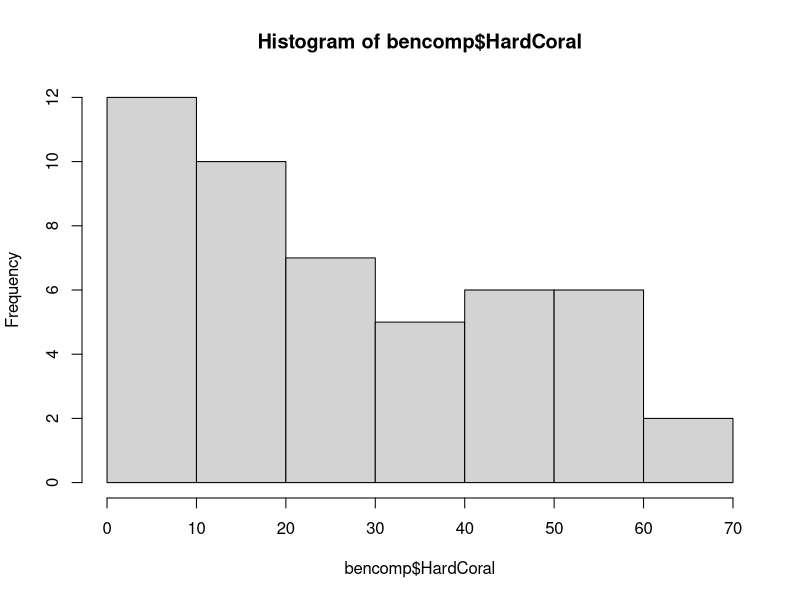
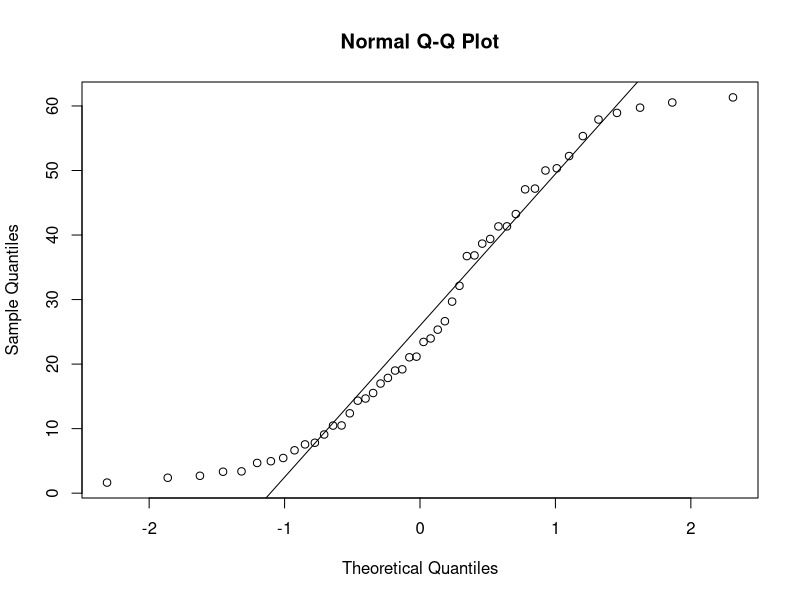
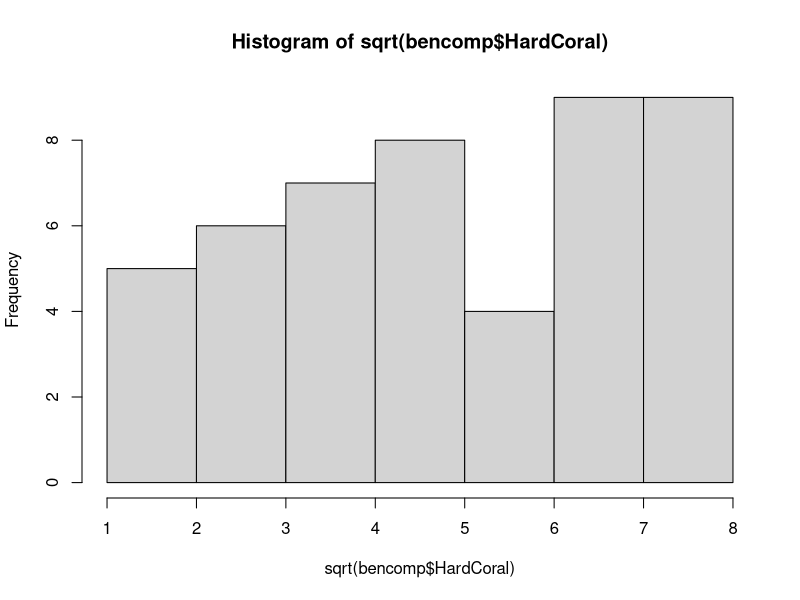
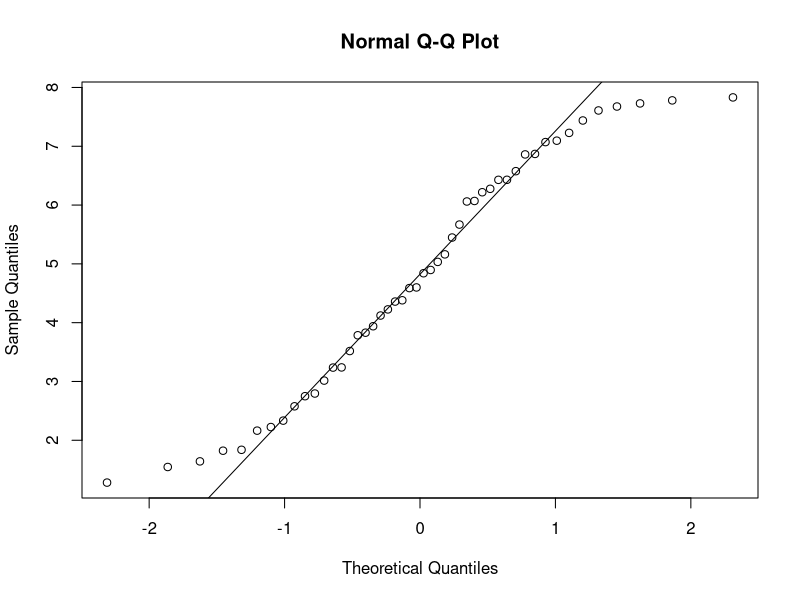
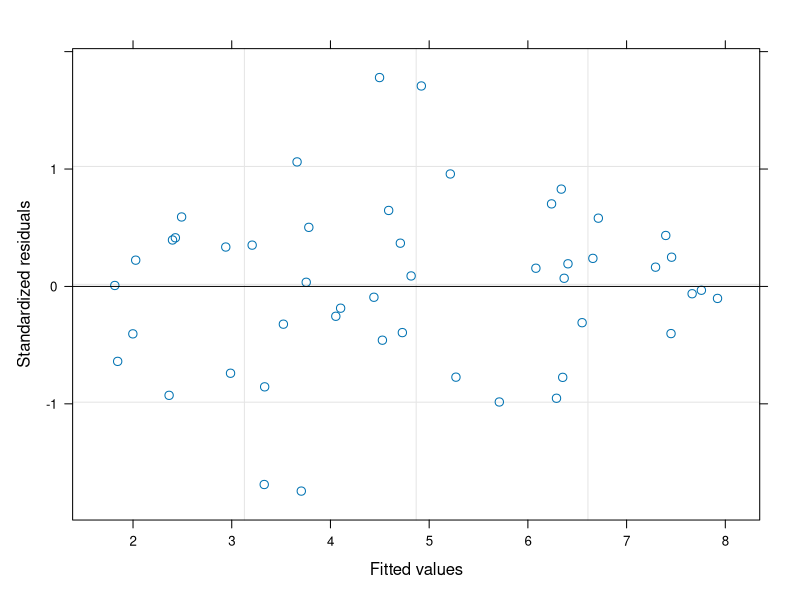
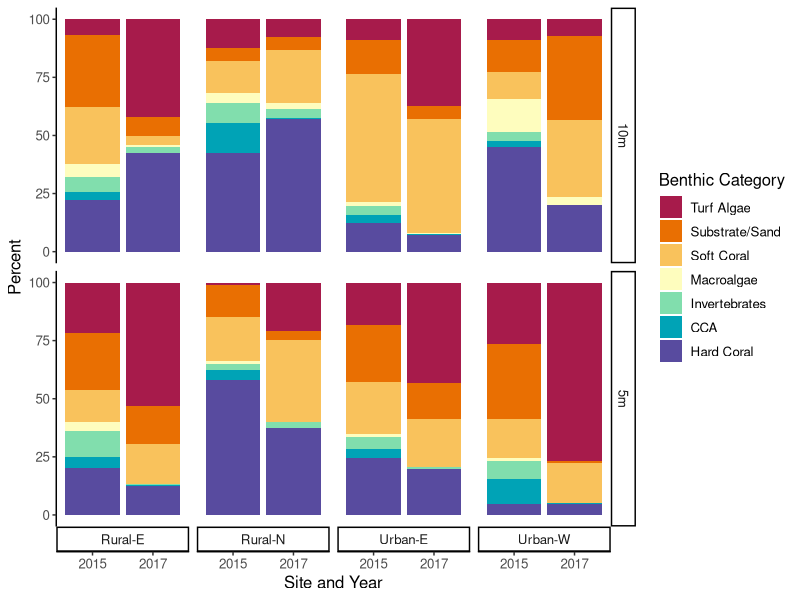
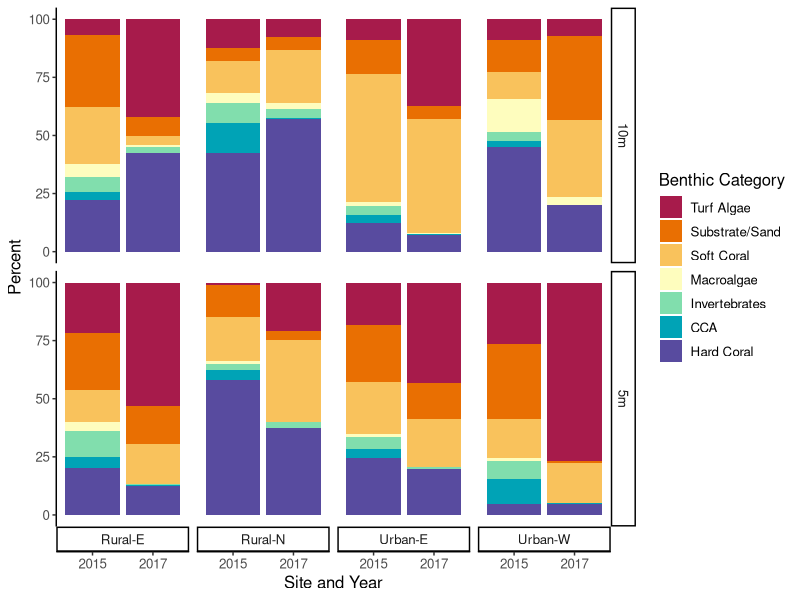

The R source for these figures, in order:
## ---- chunk 1
knitr::opts_chunk$set(echo = TRUE)
## ---- chunk 2
library(here)
bencomp <- read.csv(here::here('data/bencomp-transect-20152017.csv'))

# change variables to factors
bencomp$Year <- as.factor(bencomp$Year)
bencomp$Site2 <- as.factor(bencomp$Site2)
bencomp$Depth <- as.factor(bencomp$Depth)
head(bencomp)
## ---- chunk 3
hist(bencomp$HardCoral)
qqnorm(bencomp$HardCoral)
qqline(bencomp$HardCoral)
library(car)
leveneTest(HardCoral ~ Year * Site2 * Depth, 
           data = bencomp)

hist(sqrt(bencomp$HardCoral))
qqnorm(sqrt(bencomp$HardCoral))
qqline(sqrt(bencomp$HardCoral))
leveneTest(sqrt(HardCoral) ~ Year * Site2 * Depth, 
           data = bencomp)
## ---- chunk 4
library(nlme)
cor.lme <- lme(sqrt(HardCoral) ~ Site2 * Depth * Year, 
               random = ~1|num_id, 
               data = bencomp, na.action = na.exclude)
cor.lme
summary(cor.lme)
plot(cor.lme)
Anova(cor.lme) # car package

library(emmeans)
tuk.cor <- emmeans(cor.lme, list(pairwise ~ Site2:Depth:Year), adjust = "tukey")

pair.cor <- as.data.frame(tuk.cor$`pairwise differences of Site2, Depth, Year`)

sig.pair.cor <- pair.cor[which(pair.cor$p.value < 0.05),]
sig.pair.cor
## ---- chunk 5
## summarized by coral site depth year
library(tidyr)
library(dplyr)
coral.ave <- bencomp %>% 
   group_by(Site2, Depth, Year) %>% 
   dplyr::summarize(corave = mean(HardCoral),
                    corSE = sd(HardCoral)/sqrt(n()))
#    
# library(ggpubr) 
# ggboxplot(
#   ACRtab, x = "Site", y = "tottab", facet.by = 'Depth',
#   color = "Year", palette = "jco"
#   )

# site and depth average across years
bencomp %>% 
   group_by(Site2, Depth) %>% 
   dplyr::summarize(corave = mean(HardCoral),
                    corSE = sd(HardCoral)/sqrt(n()))
## ---- chunk 6
library(dplyr)
bencomp_long <- bencomp %>% 
   pivot_longer(CCA:Turf, names_to = 'Major.Category', values_to = 'Percent') %>% 
   group_by(Year, Site2, Depth, Major.Category) %>% 
   dplyr::summarize(ave = mean(Percent))
## ---- chunk 7
bencomp_long$Major.Category <- as.factor(bencomp_long$Major.Category)
levels(bencomp_long$Major.Category)

bencomp_long$Major.Category <- relevel(bencomp_long$Major.Category, ref = "HardCoral")

bencomp$Depth <- relevel(bencomp$Depth, ref = "5m")
head(bencomp_long)

library(ggplot2)
library(colorspace)
ggplot(bencomp_long, 
       aes(x=Year,y = ave, fill= factor(Major.Category,
                                        levels = c("Turf","Substrate.Sand", "SoftCoral","Macroalgae", "Invert", "CCA", "HardCoral")))) + 
   geom_bar( position="stack", stat="identity") +   facet_grid(Depth~Site2,switch = "x") +
   labs(x = "Site and Year", y = "Percent") +
   theme_classic() +
   #theme(plot.title = element_text("sans", "bold",color = "black", 25)) +
   theme(panel.border = element_blank(), 
         panel.grid.major = element_blank(),
         panel.grid.minor = element_blank(),
         panel.background = element_blank(),
         text = element_text(size = 12)) +
   scale_fill_discrete_divergingx("Spectral", 
                                  name = "Benthic Category",
                                  labels = c("Turf Algae","Substrate/Sand", "Soft Coral","Macroalgae", "Invertebrates", "CCA", "Hard Coral"))

ggsave(here::here('figures/Fig3_TL2015-2017_bencomp_bargraph.jpg'),
       height = 4, width = 7, dpi = 300)
